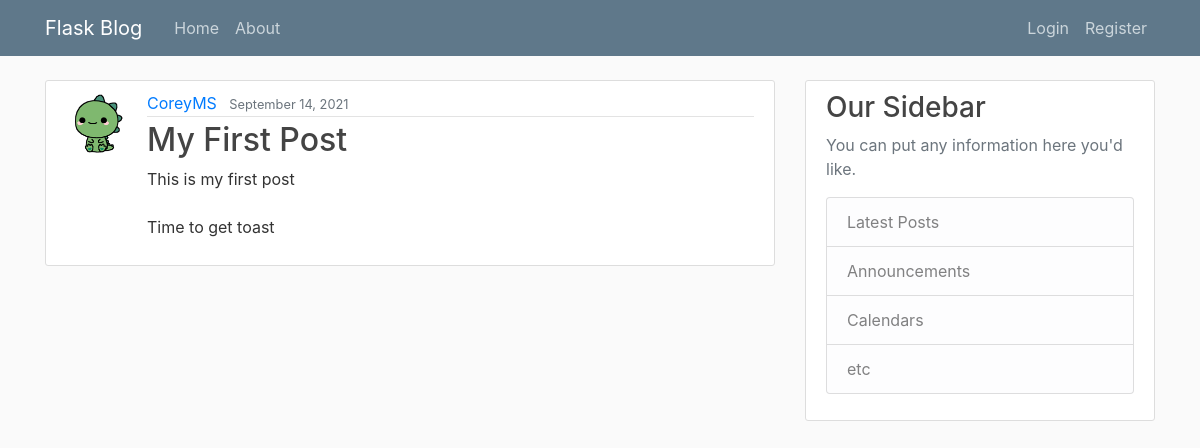
/post/1, run on an earlier commit of the app's database.
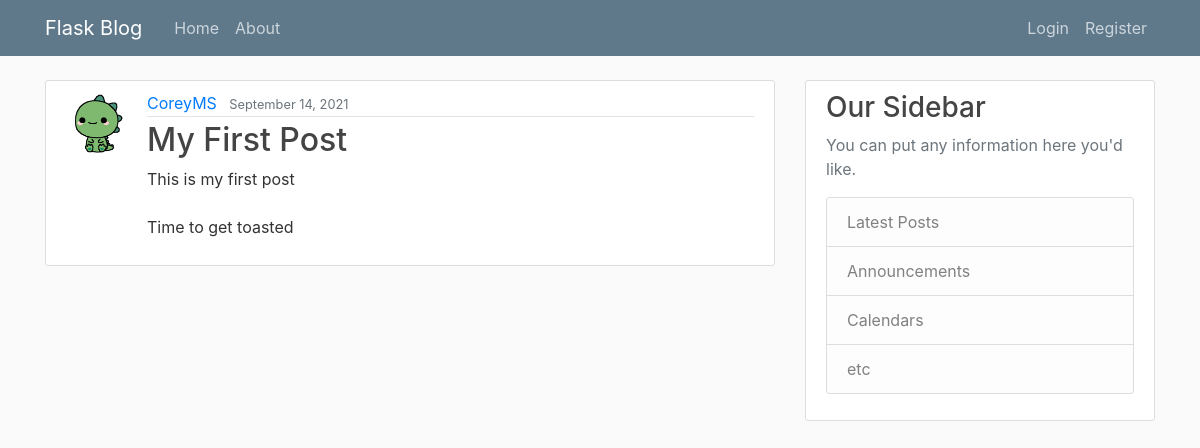
And on a later commit of the database.
### flaskblog/models.py (models this page shows, shortened)
class Post(db.Model):
    __tablename__ = 'post'
    id = db.Column(db.Integer, primary_key=True)
    title = db.Column(db.String(120), nullable=False)
    date_posted = db.Column(db.DateTime, nullable=False, default=datetime.utcnow)
    content = db.Column(db.Text, nullable=False)
    user_id = db.Column(db.Integer, db.ForeignKey('user.id'), nullable=False)

### flaskblog/routes.py (the view)
@app.route("/post/<int:post_id>")
def post(post_id):
    post = Post.query.get_or_404(post_id)
    return render_template('post.html', title=post.title, post=post)

### flaskblog/templates/post.html (shortened to what this page needs)
{% extends "layout.html" %}
{% block content %}
    <article class="media content-section">
        <img class="rounded-circle article-img"
             src="{{ url_for('static', filename='profile_pics/' + post.author.image_file) }}">
        <div class="media-body">
            <div class="article-metadata">
                <a class="mr-2" href="{{ url_for('user_posts', username=post.author.username) }}">{{ post.author.username }}</a>
                <small class="text-muted">{{ post.date_posted.strftime('%B %d, %Y') }}</small>
            </div>
            <h2 class="article-title">{{ post.title }}</h2>
            <p class="article-content">{{ post.content }}</p>
        </div>
    </article>
{% endblock content %}

What changed in the data, as far as the page shows it:
changed Post "My First Post": content "This is my first post Time to get toast" → "This is my first post Time to get toasted"
